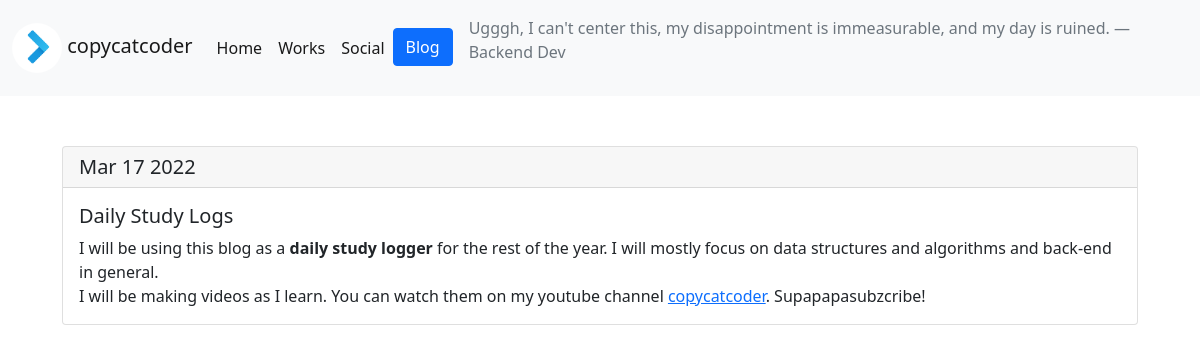
The app's page /blog/2/ with its own data.
### blog/models.py (models this page shows, shortened)
class Blog(models.Model):
    title = models.CharField(max_length=250)
    description = models.TextField()
    date = models.DateField()

### blog/views.py (the view)
# urls.py: path('<int:id>/', views.detail, name="detail")
def detail(request, id):
    blog = get_object_or_404(Blog, pk=id)
    return render(request, 'blog/detail.html', {'blog': blog})

### blog/templates/blog/detail.html (shortened to what this page needs)
{% extends 'base.html' %}
{% block content %}
<div class="container-md" style="padding-top: 30px;">
    <div class="card" style="margin: 20px;">
        <h5 class="card-header">{{blog.date|date:'M d Y'}}</h5>
        <div class="card-body">
            <h5 class="card-title">{{blog.title}}</h5>
            <p class="card-text">{{blog.description|safe}}</p>
        </div>
    </div>
</div>
{% endblock content %}

### records on screen
Blog: date "Mar 17 2022", title "Daily Study Logs", description "I will be using this blog as a daily study logger for the rest of the year. I will mostly focus on data structures and algorithms and back-end in general. I will be making videos as I learn. You can watch them on my youtube channel copycatcoder . Supapapasubzcribe!"
